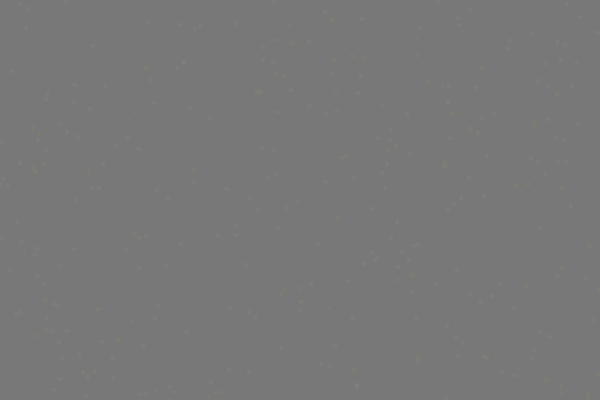
Frame 1 (no input)
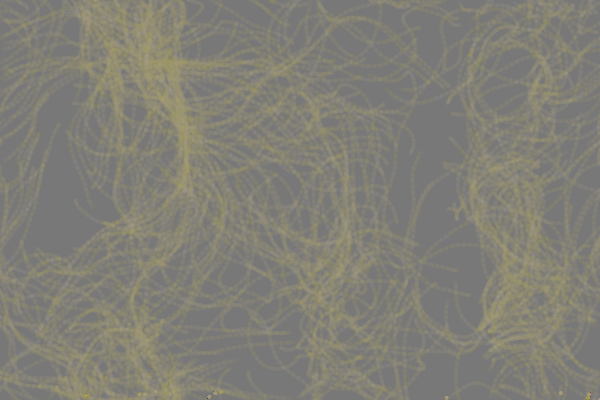
Frame 60 (no input)
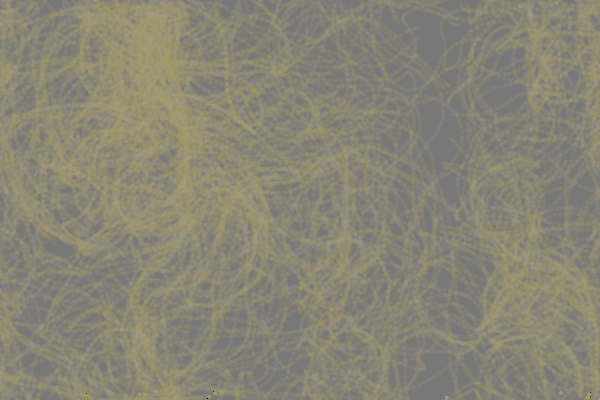
Frame 120 (the mouse pressed at the canvas centre since frame 60)

The p5.js sketch that drew these frames (run headless with seeded random() and noise() and a simulated clock; from frame 60 on, the mouse is pressed at the canvas centre):

// p5.js sketch
// ── sketch.js
// Daniel Shiffman
// https://thecodingtrain.com/CodingChallenges/024-perlinnoiseflowfield.html

var inc = 0.1;
var scl = 30;
var cols, rows;

var zoff = 0;

var fr;

var particles = [];

var flowfield;

function setup() {
  createCanvas(600, 400);
  cols = floor(width / scl);
  rows = floor(height / scl);
  fr = createP('');

  flowfield = new Array(cols * rows);

  for (var i = 0; i < 300; i++) {
    particles[i] = new Particle();
  }
  background(120);
}

function draw() {
  var yoff = 0;
  for (var y = 0; y < rows; y++) {
    var xoff = 0;
    for (var x = 0; x < cols; x++) {
      var index = x + y * cols;
      var angle = noise(xoff, yoff, zoff) * TWO_PI * 4;
      var v = p5.Vector.fromAngle(angle);
      v.setMag(1);
      flowfield[index] = v;
      xoff += inc;
      stroke(map(noise(x, y), 0, 1, 100, 170), 10);
      // push();
      // translate(x * scl, y * scl);
      // rotate(v.heading());
      // strokeWeight(0.5);
      // line(0, 0, scl, 13);
      // pop();
    }
    yoff += inc;

    zoff += 0.0034;
  }

  for (var i = 0; i < particles.length; i++) {
    particles[i].follow(flowfield);
    particles[i].update();
    particles[i].edges();
    particles[i].show();
  }

  // fr.html(floor(frameRate()));
}

// ── 20201005_PerlinFlowField.html
<html>
  <head>
    <script src="https://cdn.jsdelivr.net/npm/p5@1.1.9/lib/p5.js"></script>
    <script src="particle.js"></script>
    <script src="sketch.js"></script>
  </head>
  <body>
    <main>
    </main>
  </body>
</html>

// ── particle.js
// Based on Dan Schiffman's Perlin Noise Flow Field: https://youtu.be/BjoM9oKOAKY and https://thecodingtrain.com/CodingChallenges/024-perlinnoiseflowfield.html

class Particle {
  constructor() {
    this.pos = createVector(random(width), random(height));
    this.vel = createVector(0, 0);
    this.acc = createVector(0, 0);
    this.maxspeed = 6;
    this.prevPos = this.pos.copy();
  }

  update() {
    this.vel.add(this.acc);
    this.vel.limit(this.maxspeed);
    this.pos.add(this.vel);
    this.acc.mult(0);
  }

  follow(vectors) {
    var x = floor(this.pos.x / scl);
    var y = floor(this.pos.y / scl);
    var index = x + y * cols;
    var force = vectors[index];
    this.applyForce(force);
  }

  applyForce(force) {
    this.acc.add(force);
  }

  show() {
    stroke(170, 160, map(noise(this.pos.x, this.pos.y), 0, 1, 50, 200), 30);
    strokeWeight(4);
    line(this.pos.x, this.pos.y, this.prevPos.x, this.prevPos.y);
    this.updatePrev();
  }

  updatePrev() {
    this.prevPos.x = this.pos.x;
    this.prevPos.y = this.pos.y;
  }

  edges() {
    if (this.pos.x > width) {
      this.pos.x = 0;
      this.updatePrev();
    }
    if (this.pos.x < 0) {
      this.pos.x = width;
      this.updatePrev();
    }
    if (this.pos.y > height) {
      this.pos.y = 0;
      this.updatePrev();
    }
    if (this.pos.y < 0) {
      this.pos.y = height;
      this.updatePrev();
    }

  }

}
